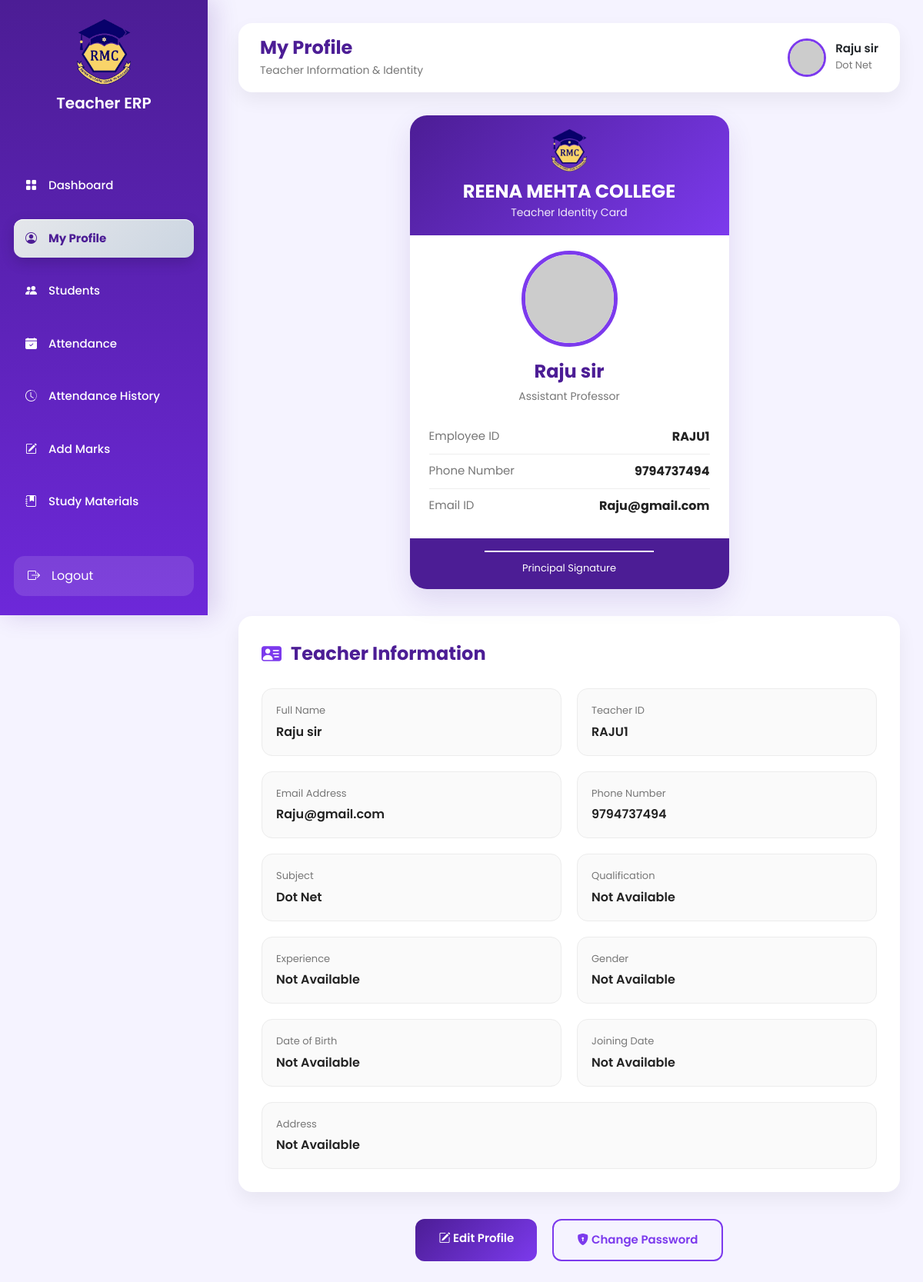
The app's page /teacher/profile/ (signed in) with its own data.
### core/models.py (models this page shows, shortened)
class Teacher(models.Model):
    teacher_id = models.CharField(max_length=20, unique=True)
    name = models.CharField(max_length=100)
    email = models.EmailField()
    mobile = models.CharField(max_length=15)
    subject = models.CharField(max_length=100)
    qualification = models.CharField(max_length=100, blank=True)
    experience = models.CharField(max_length=50, blank=True)
    gender = models.CharField(max_length=10, blank=True)
    dob = models.DateField(null=True, blank=True)
    joining_date = models.DateField(null=True, blank=True)
    address = models.TextField(blank=True)
    password = models.CharField(max_length=100)
    photo = models.ImageField(
        upload_to='teacher_photos/',
        null=True,
        blank=True
    )

### core/views.py (the view)
# urls.py: path("teacher/profile/",views.teacher_profile,name="teacher_profile"),
def teacher_profile(request):
    teacher_id = request.session.get("teacher_id")
    if not teacher_id:
        return redirect("/")
    teacher = Teacher.objects.get(id=teacher_id)
    return render(
        request,
        "teacher/profile.html",
        {
            "teacher": teacher
        }
    )

### templates/teacher/profile.html (shortened to what this page needs)
{% load static %}
<!DOCTYPE html>
<html lang="en">
<head>
    <link href="https://cdn.jsdelivr.net/npm/bootstrap@5.3.3/dist/css/bootstrap.min.css" rel="stylesheet">
    <link href="https://cdn.jsdelivr.net/npm/bootstrap-icons@1.11.3/font/bootstrap-icons.css" rel="stylesheet">
    <link rel="stylesheet" href="{% static 'css/teacher.css' %}">
    <link rel="stylesheet" href="{% static 'css/teacher_profile.css' %}">
</head>
<body>
<div class="dashboard">
    {% include "teacher/sidebar.html" %}
    <main class="main-content">
        <div class="topbar">
            <div>
                <h3>My Profile</h3>
                <p>Teacher Information & Identity</p>
            </div>
            <div class="teacher-box">
                {% if teacher.photo %}
                    <img src="{{ teacher.photo.url }}">
                {% else %}
                    <img src="https://ui-avatars.com/api/?name={{ teacher.name }}">
                {% endif %}
                <div>
                    <h6>{{ teacher.name }}</h6>
                    <span>{{ teacher.subject }}</span>
                </div>
            </div>
        </div>
<div class="profile-id-wrapper">
    <div class="teacher-id-card">
        <div class="id-header">
            <img src="{% static 'images/logo/college_logo.png' %}" class="college-logo">
            <h4>REENA MEHTA COLLEGE</h4>
            <span>Teacher Identity Card</span>
        </div>
        <div class="id-body">
            {% if teacher.photo %}
                <img src="{{ teacher.photo.url }}" class="teacher-photo">
            {% else %}
                <img src="https://ui-avatars.com/api/?name={{ teacher.name }}&size=220" class="teacher-photo">
            {% endif %}
            <h3>{{ teacher.name }}</h3>
            <p class="designation">
                Assistant Professor
            </p>
            <div class="id-details">
                <div class="id-row">
                    <span>Employee ID</span>
                    <strong>{{ teacher.teacher_id }}</strong>
                </div>
                <div class="id-row">
                    <span>Phone Number</span>
                    <strong>{{ teacher.mobile }}</strong>
                </div>
                <div class="id-row">
                    <span>Email ID</span>
                    <strong>{{ teacher.email }}</strong>
                </div>
            </div>
        </div>
        <div class="id-footer">
            <div class="signature-box">
                <div class="line"></div>
                <small>Principal Signature</small>
            </div>
        </div>
    </div>
</div>
<div class="info-card">
    <div class="card-header">
        <i class="bi bi-person-vcard-fill"></i>
        <h4>Teacher Information</h4>
    </div>
    <div class="info-grid">
        <div class="info-item">
            <label>Full Name</label>
            <p>{{ teacher.name }}</p>
        </div>
        <div class="info-item">
            <label>Teacher ID</label>
            <p>{{ teacher.teacher_id }}</p>
        </div>
        <div class="info-item">
            <label>Email Address</label>
            <p>{{ teacher.email }}</p>
        </div>
        <div class="info-item">
            <label>Phone Number</label>
            <p>{{ teacher.mobile }}</p>
        </div>
        <div class="info-item">
            <label>Subject</label>
            <p>{{ teacher.subject }}</p>
        </div>
        <div class="info-item">
            <label>Qualification</label>
            <p>{{ teacher.qualification|default:"Not Available" }}</p>
        </div>
        <div class="info-item">
            <label>Experience</label>
            <p>{{ teacher.experience|default:"Not Available" }}</p>
        </div>
        <div class="info-item">
            <label>Gender</label>
            <p>{{ teacher.gender|default:"Not Available" }}</p>
        </div>
        <div class="info-item">
            <label>Date of Birth</label>
            <p>{{ teacher.dob|default:"Not Available" }}</p>
        </div>
        <div class="info-item">
            <label>Joining Date</label>
            <p>{{ teacher.joining_date|default:"Not Available" }}</p>
        </div>
        <div class="info-item full-width">
            <label>Address</label>
            <p>{{ teacher.address|default:"Not Available" }}</p>
        </div>
    </div>
</div>
<div class="profile-actions">
    <a href="#" class="edit-btn">
        <i class="bi bi-pencil-square"></i>
        Edit Profile
    </a>
    <a href="#" class="password-btn">
        <i class="bi bi-shield-lock-fill"></i>
        Change Password
    </a>
</div>
    </main>
</div>
</body>
</html>

### static/css/teacher.css (style rules this page uses)
* { margin:0; padding:0; box-sizing:border-box; font-family:'Poppins',sans-serif; }
body { background:#F5F3FF; }
.dashboard { display:flex; min-height:100vh; }
.main-content { margin-left:280px; width:calc(100% - 280px); padding:30px; }
.topbar { background:#fff; border-radius:18px; padding:18px 28px; display:flex; justify-content:space-between; align-items:center; box-shadow:0 10px 25px rgba(0,0,0,.06); margin-bottom:30px; }
.topbar h3 { margin:0; font-size:24px; color:#4C1D95; font-weight:700; }
.topbar p { margin:4px 0 0; color:#777; font-size:14px; }
.teacher-box { display:flex; align-items:center; gap:12px; }
.teacher-box img { width:50px; height:50px; border-radius:50%; object-fit:cover; border:3px solid #7C3AED; }
.teacher-box h6 { margin:0; font-size:15px; font-weight:600; }
.teacher-box span { font-size:13px; color:#777; }
@media (min-width: 992px) { .main-content { margin-left:280px; width:calc(100% - 280px); } }

### static/css/teacher_profile.css (style rules this page uses)
.profile-id-wrapper { display:flex; justify-content:center; margin:30px 0; }
.teacher-id-card { width:415px; height: 560; max-width:100%; background:#fff; border-radius:22px; overflow:hidden; box-shadow:0 15px 35px rgba(76,29,149,.12); }
.id-header { background:linear-gradient(135deg,#4C1D95,#7C3AED); padding:18px; text-align:center; color:#fff; }
.college-logo { width:55px; height:55px; object-fit:contain; margin-bottom:12px; }
.id-header h4 { margin:0; font-size:24px; font-weight:700; }
.id-header span { font-size:14px; opacity:.9; }
.id-body { padding:20px 25px; text-align:center; }
.teacher-photo { width:125px; height:125px; border-radius:50%; object-fit:cover; border:5px solid #7C3AED; margin-bottom:18px; }
.id-body h3 { margin:0; color:#4C1D95; font-size:24px; font-weight:700; }
.designation { color:#777; margin-top:8px; margin-bottom:18px; font-size:14px; }
.id-details { margin-top:20px; }
.id-row { display:flex; justify-content:space-between; padding:10px 0; border-bottom:1px solid #eee; }
.id-row:last-child { border:none; }
.id-row span { color:#777; font-size:15px; }
.id-row strong { color:#222; font-size:16px; }
.id-footer { background:#4C1D95; padding:16px; text-align:center; }
.signature-box { width:220px; margin:auto; }
.line { width:100%; border-top:2px solid #fff; margin-bottom:8px; }
.signature-box small { color:#fff; font-size:13px; }
.info-card { margin-top:35px; background:#fff; border-radius:18px; padding:30px; box-shadow:0 10px 25px rgba(0,0,0,.06); }
.card-header { display:flex; align-items:center; gap:12px; margin-bottom:25px; }
.card-header i { font-size:26px; color:#7C3AED; }
.card-header h4 { margin:0; font-size:24px; color:#4C1D95; font-weight:700; }
.info-grid { display:grid; grid-template-columns:repeat(2,1fr); gap:20px; }
.info-item { background:#fafafa; border:1px solid #ececec; border-radius:14px; padding:18px; }
.info-item label { display:block; color:#777; font-size:13px; margin-bottom:6px; }
.info-item p { margin:0; color:#222; font-size:16px; font-weight:600; }
.full-width { grid-column:1 / -1; }
.profile-actions { margin:35px 0; display:flex; justify-content:center; gap:20px; }
.edit-btn { background:linear-gradient(135deg,#4C1D95,#7C3AED); color:#fff; padding:14px 30px; border-radius:12px; text-decoration:none; font-size:15px; font-weight:600; transition:.3s; }
.password-btn { border:2px solid #7C3AED; color:#7C3AED; padding:14px 30px; border-radius:12px; text-decoration:none; font-size:15px; font-weight:600; transition:.3s; }

### records on screen
Teacher: name "Raju sir", subject "Dot Net", teacher_id "RAJU1", mobile "9794737494", email "Raju@gmail.com", qualification "Not Available", experience "Not Available", gender "Not Available", dob "Not Available", joining_date "Not Available", address "Not Available"
